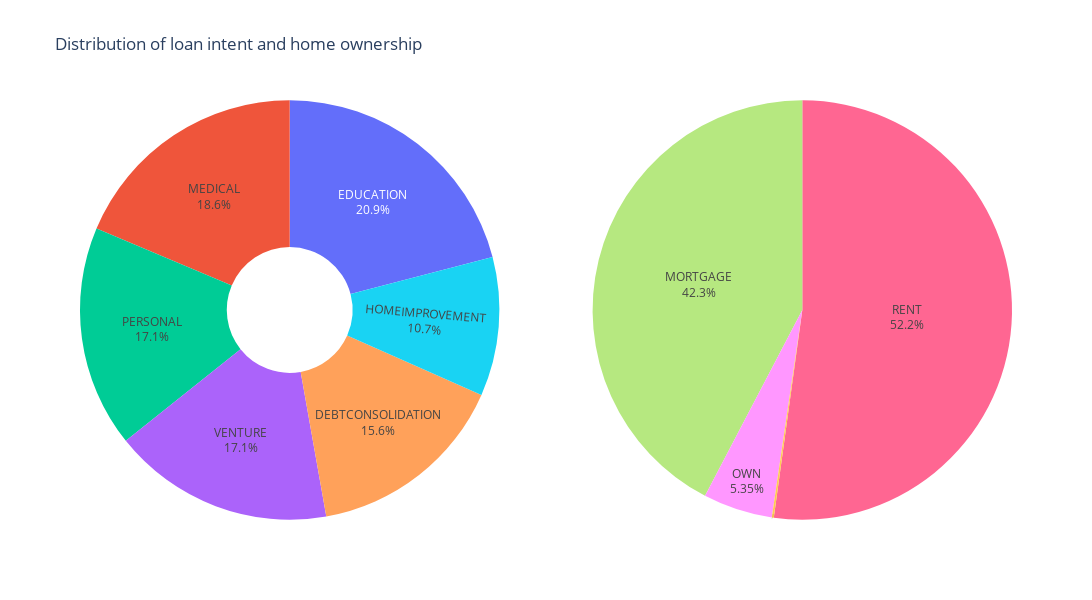

This figure's notebook cell:
### Markdown cell above
Findings:
- A lot of the previous findings can be seen reflected well in the stacked percentage bar chart
- Especially, the demographic of approval and denial among loan grade and person default on file

### Code cell
import plotly.express as px
from plotly.subplots import make_subplots
import plotly.graph_objects as go

# Chart 1: Loan Intent
counts_loan_intent = df['loan_intent'].value_counts().reset_index()
counts_loan_intent.columns = ['loan_intent', 'count']

fig1 = px.pie(
    counts_loan_intent,
    names='loan_intent',
    values='count',
    title="Pie Chart of Loan Intent",
    hole=0.3,
    labels={'loan_intent': 'Loan Intent'},
)

fig1.update_traces(
    textposition='inside',
    textinfo='label+percent',
)

# Chart 2: Home Ownership
counts_home_ownership = df['person_home_ownership'].value_counts().reset_index()
counts_home_ownership.columns = ['person_home_ownership', 'count']

fig2 = px.pie(
    counts_home_ownership,
    names='person_home_ownership',
    values='count',
    title="Pie Chart of Home Ownership",
    labels={'person_home_ownership': 'Home Ownership'},
)

fig2.update_traces(
    textposition='inside',
    textinfo='label+percent',
    hovertemplate='<b>%{label}</b><br>Count: %{value}<br>Percentage: %{percent}</br>',
)

# Create a subplot grid with 1 row and 2 columns
fig = make_subplots(rows=1, cols=2, specs=[[{'type': 'pie'}, {'type': 'pie'}]])

# Add Chart 1 to the first column
fig.add_trace(fig1.data[0], row=1, col=1)

# Add Chart 2 to the second column
fig.add_trace(fig2.data[0], row=1, col=2)

# Update layout for the combined figure
fig.update_layout(
    title_text="Distribution of loan intent and home ownership",  # Overall title
    width=1200,  # Adjust width to fit both charts
    height=600,  # Adjust height
    showlegend=False,  # Hide legend
)

# Show the combined plot
fig.show()

### Figure 1 — Plotly figure (JSON) as saved in the notebook; plotly's stock layout.template omitted (floating-point values rounded to 4 significant figures)
{"data": [{"domain": {"x": [0, 0.45], "y": [0, 1]}, "hole": 0.3, "hovertemplate": "Loan Intent=%{label}<br>count=%{value}<extra></extra>", "labels": ["EDUCATION", "MEDICAL", "PERSONAL", "VENTURE", "DEBTCONSOLIDATION", "HOMEIMPROVEMENT"], "legendgroup": "", "name": "", "showlegend": true, "textinfo": "label+percent", "textposition": "inside", "type": "pie", "values": [12270, 10933, 10014, 10009, 9131, 6280]}, {"domain": {"x": [0.55, 1], "y": [0, 1]}, "hovertemplate": "<b>%{label}</b><br>Count: %{value}<br>Percentage: %{percent}</br>", "labels": ["RENT", "MORTGAGE", "OWN", "OTHER"], "legendgroup": "", "name": "", "showlegend": true, "textinfo": "label+percent", "textposition": "inside", "type": "pie", "values": [30592, 24818, 3138, 89]}], "layout": {"height": 600, "showlegend": false, "title": {"text": "Distribution of loan intent and home ownership"}, "width": 1200}}
